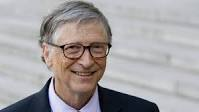
#> input picture Versao_0.2/Faces_Usuario/User.1.0.jpg, 199 x 112 px; its folder holds only this picture in this run
$ python '(2)Treinamento.py'
#> lines starting #> are read from the running program, lines starting #| are printed output that depends on the picture

# Imorta o OpenCV2
import cv2, os

# Import numpy for matrix calculation
import numpy as np

# Import Python Image Library (PIL)
from PIL import Image

# Create Local Binary Patterns Histograms for face recognization
recognizer = cv2.face.LBPHFaceRecognizer_create()
#recognizer = cv2.face.createLBPHFaceRecognizer()

# Using prebuilt frontal face training model, for face detection
detector = cv2.CascadeClassifier("Modelo_XML/haarcascade_frontalface_default.xml");

# Create method to get the images and label data
def getImagesAndLabels(path):

    # Get all file path
#> called with path = 'Faces_Usuario'
    imagePaths = [os.path.join(path,f) for f in os.listdir(path)]

    # Initialize empty face sample
    faceSamples=[]

    # Initialize empty id
    ids = []

    # Loop all the file path
    for imagePath in imagePaths:

        # Get the image and convert it to grayscale
        PIL_img = Image.open(imagePath).convert('L')
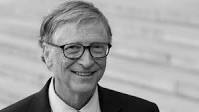
#> PIL_img: PIL image 199x112 L; min 1, max 243, mean 162.1

        # PIL image to numpy array
        img_numpy = np.array(PIL_img,'uint8')

        # Get the image id
        id = int(os.path.split(imagePath)[-1].split(".")[1])
        print(id)

        # Get the face from the training images
        faces = detector.detectMultiScale(img_numpy)
#> faces = [[52, 22, 67, 67]]

        # Loop for each face, append to their respective ID
        for (x,y,w,h) in faces:

            # Add the image to face samples
            faceSamples.append(img_numpy[y:y+h,x:x+w])

            # Add the ID to IDs
            ids.append(id)
#> this loop made 1 pass
#> after the loop, faceSamples = 1 item; ids = [1]

    # Pass the face array and IDs array
    return faceSamples,ids

# Get the faces and IDs
faces, ids = getImagesAndLabels('Faces_Usuario')
#> faces = 1 item; ids = [1]

# Train the model using the faces and IDs
recognizer.train(faces, np.array(ids))

# Save the model into Arquivo_Treinado.yml
recognizer.save('Arquivo_Treinado/trainer.yml')
